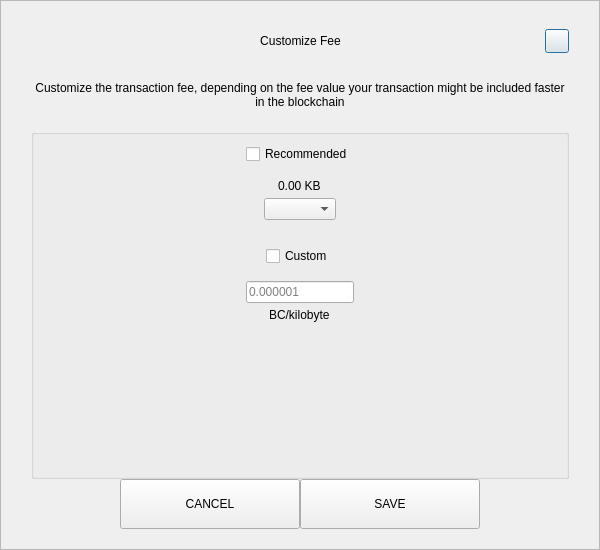
<?xml version="1.0" encoding="UTF-8"?>
<ui version="4.0">
 <class>SendCustomFeeDialog</class>
 <widget class="QDialog" name="SendCustomFeeDialog">
  <property name="geometry">
   <rect>
    <x>0</x>
    <y>0</y>
    <width>600</width>
    <height>550</height>
   </rect>
  </property>
  <property name="windowTitle">
   <string>Form</string>
  </property>
  <layout class="QVBoxLayout" name="verticalLayout_3">
   <property name="spacing">
    <number>0</number>
   </property>
   <property name="leftMargin">
    <number>0</number>
   </property>
   <property name="topMargin">
    <number>0</number>
   </property>
   <property name="rightMargin">
    <number>0</number>
   </property>
   <property name="bottomMargin">
    <number>0</number>
   </property>
   <item>
    <widget class="QFrame" name="frame">
     <property name="styleSheet">
      <string notr="true"/>
     </property>
     <property name="frameShape">
      <enum>QFrame::StyledPanel</enum>
     </property>
     <property name="frameShadow">
      <enum>QFrame::Raised</enum>
     </property>
     <layout class="QVBoxLayout" name="verticalLayout_2">
      <property name="spacing">
       <number>0</number>
      </property>
      <property name="leftMargin">
       <number>30</number>
      </property>
      <property name="topMargin">
       <number>20</number>
      </property>
      <property name="rightMargin">
       <number>30</number>
      </property>
      <property name="bottomMargin">
       <number>20</number>
      </property>
      <item>
       <layout class="QHBoxLayout" name="horizontalLayout_3">
        <property name="spacing">
         <number>0</number>
        </property>
        <item>
         <spacer name="horizontalSpacer_21">
          <property name="orientation">
           <enum>Qt::Horizontal</enum>
          </property>
          <property name="sizeHint" stdset="0">
           <size>
            <width>40</width>
            <height>20</height>
           </size>
          </property>
         </spacer>
        </item>
        <item>
         <widget class="QLabel" name="labelTitle">
          <property name="minimumSize">
           <size>
            <width>0</width>
            <height>40</height>
           </size>
          </property>
          <property name="maximumSize">
           <size>
            <width>16777215</width>
            <height>40</height>
           </size>
          </property>
          <property name="styleSheet">
           <string notr="true">padding-left:24px;</string>
          </property>
          <property name="text">
           <string>Customize Fee</string>
          </property>
          <property name="alignment">
           <set>Qt::AlignCenter</set>
          </property>
          <property name="margin">
           <number>7</number>
          </property>
         </widget>
        </item>
        <item>
         <spacer name="horizontalSpacer">
          <property name="orientation">
           <enum>Qt::Horizontal</enum>
          </property>
          <property name="sizeHint" stdset="0">
           <size>
            <width>40</width>
            <height>20</height>
           </size>
          </property>
         </spacer>
        </item>
        <item>
         <widget class="QPushButton" name="btnEsc">
          <property name="minimumSize">
           <size>
            <width>24</width>
            <height>24</height>
           </size>
          </property>
          <property name="maximumSize">
           <size>
            <width>24</width>
            <height>24</height>
           </size>
          </property>
          <property name="text">
           <string/>
          </property>
         </widget>
        </item>
       </layout>
      </item>
      <item>
       <spacer name="verticalSpacer_2">
        <property name="orientation">
         <enum>Qt::Vertical</enum>
        </property>
        <property name="sizeType">
         <enum>QSizePolicy::Fixed</enum>
        </property>
        <property name="sizeHint" stdset="0">
         <size>
          <width>20</width>
          <height>20</height>
         </size>
        </property>
       </spacer>
      </item>
      <item>
       <widget class="QLabel" name="labelMessage">
        <property name="text">
         <string>Customize the transaction fee, depending on the fee value your transaction might be included faster in the blockchain</string>
        </property>
        <property name="alignment">
         <set>Qt::AlignCenter</set>
        </property>
        <property name="wordWrap">
         <bool>true</bool>
        </property>
       </widget>
      </item>
      <item>
       <spacer name="verticalSpacer_3">
        <property name="orientation">
         <enum>Qt::Vertical</enum>
        </property>
        <property name="sizeType">
         <enum>QSizePolicy::Fixed</enum>
        </property>
        <property name="sizeHint" stdset="0">
         <size>
          <width>20</width>
          <height>20</height>
         </size>
        </property>
       </spacer>
      </item>
      <item>
       <widget class="QGroupBox" name="groupBox">
        <property name="title">
         <string/>
        </property>
        <layout class="QVBoxLayout" name="verticalLayout">
         <property name="leftMargin">
          <number>12</number>
         </property>
         <property name="rightMargin">
          <number>12</number>
         </property>
         <item>
          <layout class="QVBoxLayout" name="verticalLayout_4">
           <property name="spacing">
            <number>5</number>
           </property>
           <item alignment="Qt::AlignHCenter">
            <widget class="QCheckBox" name="checkBoxRecommended">
             <property name="text">
              <string>Recommended</string>
             </property>
            </widget>
           </item>
           <item>
            <spacer name="verticalSpacer_5">
             <property name="orientation">
              <enum>Qt::Vertical</enum>
             </property>
             <property name="sizeType">
              <enum>QSizePolicy::Fixed</enum>
             </property>
             <property name="sizeHint" stdset="0">
              <size>
               <width>20</width>
               <height>10</height>
              </size>
             </property>
            </spacer>
           </item>
           <item alignment="Qt::AlignHCenter">
            <widget class="QLabel" name="labelFee">
             <property name="text">
              <string>0.00 KB</string>
             </property>
            </widget>
           </item>
           <item alignment="Qt::AlignHCenter">
            <widget class="QComboBox" name="comboBoxRecommended"/>
           </item>
          </layout>
         </item>
         <item>
          <spacer name="verticalSpacer">
           <property name="orientation">
            <enum>Qt::Vertical</enum>
           </property>
           <property name="sizeType">
            <enum>QSizePolicy::Fixed</enum>
           </property>
           <property name="sizeHint" stdset="0">
            <size>
             <width>20</width>
             <height>20</height>
            </size>
           </property>
          </spacer>
         </item>
         <item>
          <layout class="QVBoxLayout" name="verticalLayout_5">
           <property name="spacing">
            <number>5</number>
           </property>
           <item alignment="Qt::AlignHCenter">
            <widget class="QCheckBox" name="checkBoxCustom">
             <property name="text">
              <string>Custom</string>
             </property>
            </widget>
           </item>
           <item>
            <spacer name="verticalSpacer_6">
             <property name="orientation">
              <enum>Qt::Vertical</enum>
             </property>
             <property name="sizeType">
              <enum>QSizePolicy::Fixed</enum>
             </property>
             <property name="sizeHint" stdset="0">
              <size>
               <width>20</width>
               <height>10</height>
              </size>
             </property>
            </spacer>
           </item>
           <item alignment="Qt::AlignHCenter">
            <widget class="QLineEdit" name="lineEditCustomFee">
             <property name="placeholderText">
              <string notr="true">0.000001</string>
             </property>
            </widget>
           </item>
           <item alignment="Qt::AlignHCenter">
            <widget class="QLabel" name="labelCustomFee">
             <property name="text">
              <string>BC/kilobyte</string>
             </property>
            </widget>
           </item>
          </layout>
         </item>
         <item>
          <spacer name="verticalSpacer_4">
           <property name="orientation">
            <enum>Qt::Vertical</enum>
           </property>
           <property name="sizeHint" stdset="0">
            <size>
             <width>20</width>
             <height>40</height>
            </size>
           </property>
          </spacer>
         </item>
        </layout>
       </widget>
      </item>
      <item>
       <layout class="QHBoxLayout" name="horizontalLayout" stretch="1,2,2,1">
        <item>
         <spacer name="horizontalSpacer1">
          <property name="orientation">
           <enum>Qt::Horizontal</enum>
          </property>
          <property name="sizeHint" stdset="0">
           <size>
            <width>40</width>
            <height>20</height>
           </size>
          </property>
         </spacer>
        </item>
        <item>
         <widget class="QPushButton" name="btnCancel">
          <property name="minimumSize">
           <size>
            <width>180</width>
            <height>50</height>
           </size>
          </property>
          <property name="focusPolicy">
           <enum>Qt::NoFocus</enum>
          </property>
          <property name="text">
           <string>CANCEL</string>
          </property>
         </widget>
        </item>
        <item>
         <widget class="QPushButton" name="btnSave">
          <property name="minimumSize">
           <size>
            <width>180</width>
            <height>50</height>
           </size>
          </property>
          <property name="focusPolicy">
           <enum>Qt::NoFocus</enum>
          </property>
          <property name="text">
           <string>SAVE</string>
          </property>
         </widget>
        </item>
        <item>
         <spacer name="horizontalSpacer_2">
          <property name="orientation">
           <enum>Qt::Horizontal</enum>
          </property>
          <property name="sizeHint" stdset="0">
           <size>
            <width>40</width>
            <height>20</height>
           </size>
          </property>
         </spacer>
        </item>
       </layout>
      </item>
     </layout>
    </widget>
   </item>
  </layout>
 </widget>
 <resources/>
 <connections/>
</ui>
